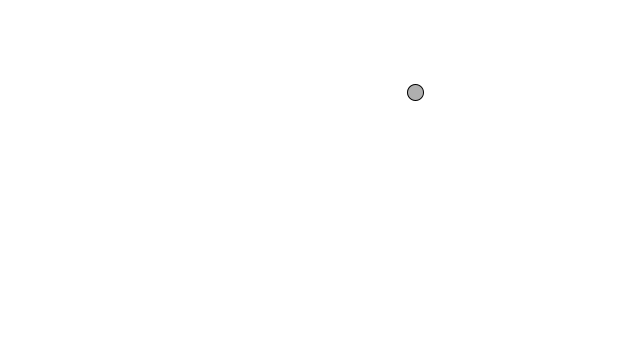
Frame 1 (no input)
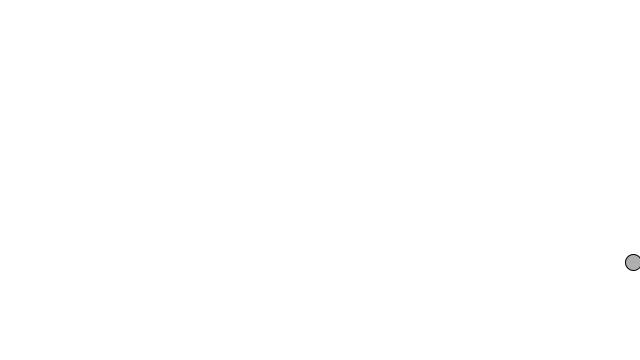
Frame 60 (the mouse pressed at the canvas centre just before this capture)
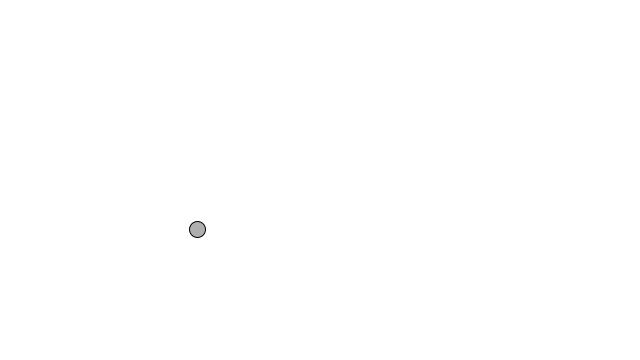
Frame 120 (the mouse held since frame 60 and released just before this capture)

The Processing sketch that drew these frames (run headless with seeded random() and noise(); from frame 60 on, the mouse is pressed at the canvas centre):

// Processing sketch: ex_1_8_accelerating_towards_the_mouse
// ── ex_1_8_accelerating_towards_the_mouse.pde
Mover mover;
 
void setup() {
  size(640,360);
  mover = new Mover();
}
 
void draw() {
  background(255);
 
  mover.update();
  mover.checkEdges();
  mover.display();
}
 
class Mover {
 
  PVector location;
  PVector velocity;
  PVector acceleration;
  float topspeed;
 
  Mover() {
    location = new PVector(random(width),random(height));
    velocity = new PVector(random(-2,2),random(-2,2));
    acceleration = new PVector(-0.001,0.01);
    topspeed = 10;
  }
 
  void update() {
    PVector mouse = new PVector(mouseX,mouseY);
    PVector dir = PVector.sub(mouse,location);
 
    dir.normalize();
    dir.mult(0.5);
 
    acceleration = dir;
    velocity.add(acceleration);
    velocity.limit(topspeed);
    location.add(velocity);
  }
 
  void display() {
    stroke(0);
    fill(175);
    ellipse(location.x,location.y,16,16);
  }
 
  void checkEdges() {
    if (location.x > width) {
      location.x = 0;
    } else if (location.x < 0) {
      location.x = width;
    }
 
    if (location.y > height) {
      location.y = 0;
    } else if (location.y < 0) {
      location.y = height;
    }
  }
}
